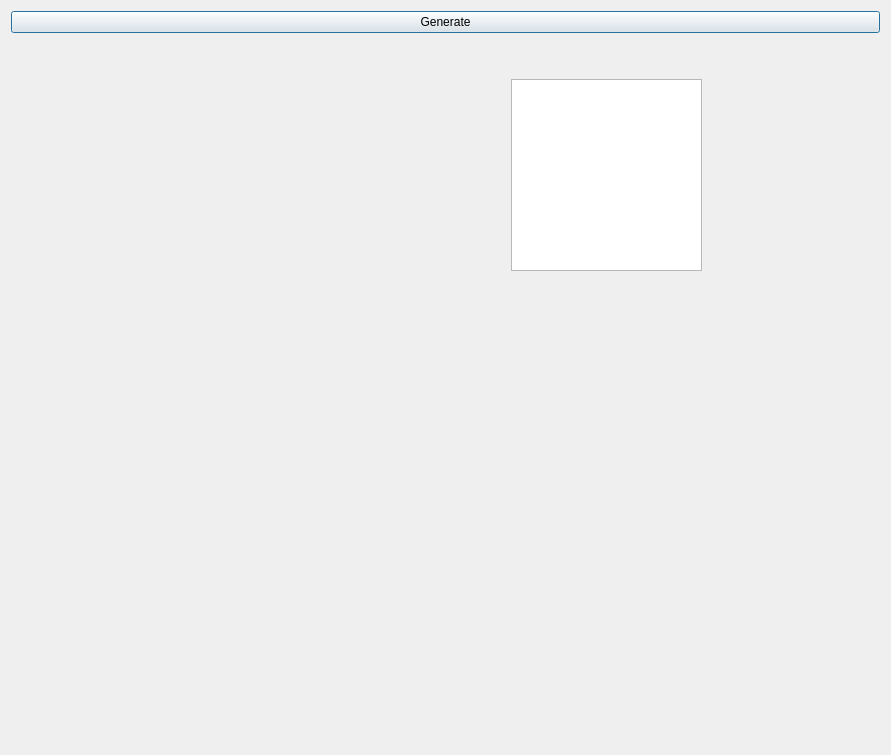
<?xml version="1.0" encoding="UTF-8"?>
<ui version="4.0">
 <class>Dialog</class>
 <widget class="QDialog" name="Dialog">
  <property name="geometry">
   <rect>
    <x>0</x>
    <y>0</y>
    <width>891</width>
    <height>755</height>
   </rect>
  </property>
  <property name="windowTitle">
   <string>Dialog</string>
  </property>
  <property name="layoutDirection">
   <enum>Qt::RightToLeft</enum>
  </property>
  <layout class="QGridLayout" name="mplvl">
   <item row="0" column="0">
    <widget class="QPushButton" name="pushButton">
     <property name="text">
      <string>Generate</string>
     </property>
    </widget>
   </item>
   <item row="1" column="0">
    <widget class="QWidget" name="containerWidget" native="true">
     <widget class="QListWidget" name="mplfigs">
      <property name="geometry">
       <rect>
        <x>500</x>
        <y>40</y>
        <width>191</width>
        <height>192</height>
       </rect>
      </property>
     </widget>
     <widget class="QWidget" name="verticalLayoutWidget">
      <property name="geometry">
       <rect>
        <x>40</x>
        <y>40</y>
        <width>421</width>
        <height>611</height>
       </rect>
      </property>
      <layout class="QVBoxLayout" name="mplwindow"/>
     </widget>
    </widget>
   </item>
  </layout>
 </widget>
 <resources/>
 <connections/>
</ui>
